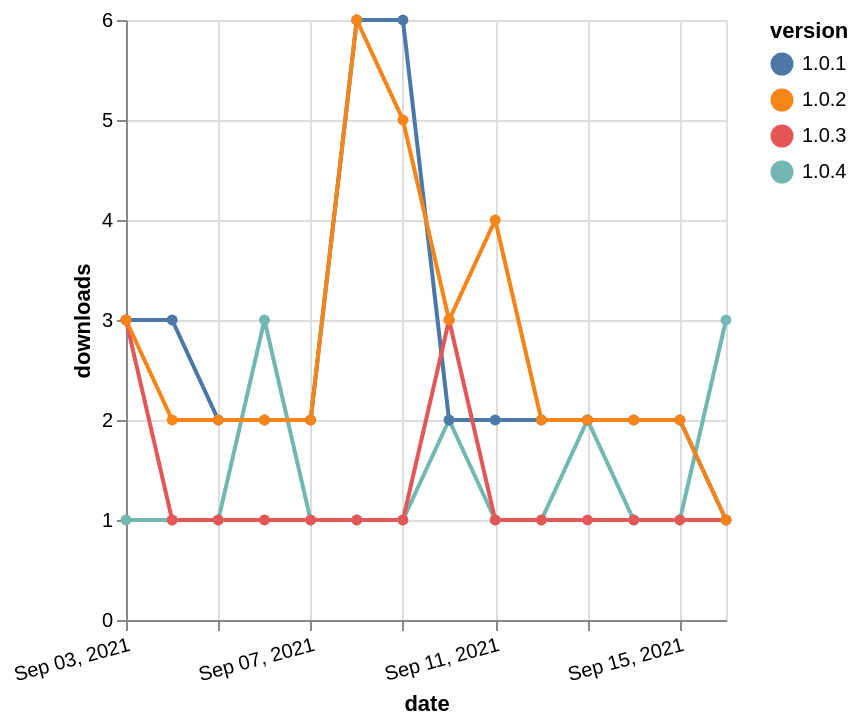

Source (Vega-Lite JSON):
### Vega-Lite specification from a JSON file in a GitHub repository (floating-point values rounded to 4 significant figures)
{"$schema": "https://vega.github.io/schema/vega-lite/v5.json", "description": "A simple bar chart with embedded data.", "data": {"values": [{"date": "2021-09-03", "total": 254, "delta": 1, "version": "1.0.4"}, {"date": "2021-09-04", "total": 255, "delta": 1, "version": "1.0.4"}, {"date": "2021-09-05", "total": 256, "delta": 1, "version": "1.0.4"}, {"date": "2021-09-06", "total": 259, "delta": 3, "version": "1.0.4"}, {"date": "2021-09-07", "total": 260, "delta": 1, "version": "1.0.4"}, {"date": "2021-09-08", "total": 261, "delta": 1, "version": "1.0.4"}, {"date": "2021-09-09", "total": 262, "delta": 1, "version": "1.0.4"}, {"date": "2021-09-10", "total": 264, "delta": 2, "version": "1.0.4"}, {"date": "2021-09-11", "total": 265, "delta": 1, "version": "1.0.4"}, {"date": "2021-09-12", "total": 266, "delta": 1, "version": "1.0.4"}, {"date": "2021-09-13", "total": 268, "delta": 2, "version": "1.0.4"}, {"date": "2021-09-14", "total": 269, "delta": 1, "version": "1.0.4"}, {"date": "2021-09-15", "total": 270, "delta": 1, "version": "1.0.4"}, {"date": "2021-09-16", "total": 273, "delta": 3, "version": "1.0.4"}, {"date": "2021-09-03", "total": 4035, "delta": 3, "version": "1.0.1"}, {"date": "2021-09-04", "total": 4038, "delta": 3, "version": "1.0.1"}, {"date": "2021-09-05", "total": 4040, "delta": 2, "version": "1.0.1"}, {"date": "2021-09-06", "total": 4042, "delta": 2, "version": "1.0.1"}, {"date": "2021-09-07", "total": 4044, "delta": 2, "version": "1.0.1"}, {"date": "2021-09-08", "total": 4050, "delta": 6, "version": "1.0.1"}, {"date": "2021-09-09", "total": 4056, "delta": 6, "version": "1.0.1"}, {"date": "2021-09-10", "total": 4058, "delta": 2, "version": "1.0.1"}, {"date": "2021-09-11", "total": 4060, "delta": 2, "version": "1.0.1"}, {"date": "2021-09-12", "total": 4062, "delta": 2, "version": "1.0.1"}, {"date": "2021-09-13", "total": 4064, "delta": 2, "version": "1.0.1"}, {"date": "2021-09-14", "total": 4066, "delta": 2, "version": "1.0.1"}, {"date": "2021-09-15", "total": 4068, "delta": 2, "version": "1.0.1"}, {"date": "2021-09-16", "total": 4069, "delta": 1, "version": "1.0.1"}, {"date": "2021-09-03", "total": 289, "delta": 3, "version": "1.0.3"}, {"date": "2021-09-04", "total": 290, "delta": 1, "version": "1.0.3"}, {"date": "2021-09-05", "total": 291, "delta": 1, "version": "1.0.3"}, {"date": "2021-09-06", "total": 292, "delta": 1, "version": "1.0.3"}, {"date": "2021-09-07", "total": 293, "delta": 1, "version": "1.0.3"}, {"date": "2021-09-08", "total": 294, "delta": 1, "version": "1.0.3"}, {"date": "2021-09-09", "total": 295, "delta": 1, "version": "1.0.3"}, {"date": "2021-09-10", "total": 298, "delta": 3, "version": "1.0.3"}, {"date": "2021-09-11", "total": 299, "delta": 1, "version": "1.0.3"}, {"date": "2021-09-12", "total": 300, "delta": 1, "version": "1.0.3"}, {"date": "2021-09-13", "total": 301, "delta": 1, "version": "1.0.3"}, {"date": "2021-09-14", "total": 302, "delta": 1, "version": "1.0.3"}, {"date": "2021-09-15", "total": 303, "delta": 1, "version": "1.0.3"}, {"date": "2021-09-16", "total": 304, "delta": 1, "version": "1.0.3"}, {"date": "2021-09-03", "total": 3902, "delta": 3, "version": "1.0.2"}, {"date": "2021-09-04", "total": 3904, "delta": 2, "version": "1.0.2"}, {"date": "2021-09-05", "total": 3906, "delta": 2, "version": "1.0.2"}, {"date": "2021-09-06", "total": 3908, "delta": 2, "version": "1.0.2"}, {"date": "2021-09-07", "total": 3910, "delta": 2, "version": "1.0.2"}, {"date": "2021-09-08", "total": 3916, "delta": 6, "version": "1.0.2"}, {"date": "2021-09-09", "total": 3921, "delta": 5, "version": "1.0.2"}, {"date": "2021-09-10", "total": 3924, "delta": 3, "version": "1.0.2"}, {"date": "2021-09-11", "total": 3928, "delta": 4, "version": "1.0.2"}, {"date": "2021-09-12", "total": 3930, "delta": 2, "version": "1.0.2"}, {"date": "2021-09-13", "total": 3932, "delta": 2, "version": "1.0.2"}, {"date": "2021-09-14", "total": 3934, "delta": 2, "version": "1.0.2"}, {"date": "2021-09-15", "total": 3936, "delta": 2, "version": "1.0.2"}, {"date": "2021-09-16", "total": 3937, "delta": 1, "version": "1.0.2"}]}, "width": "container", "mark": {"type": "line", "point": {"filled": true}}, "encoding": {"x": {"field": "date", "type": "temporal", "timeUnit": "yearmonthdate", "title": "date", "axis": {"labelAngle": -15}}, "y": {"field": "delta", "type": "quantitative", "title": "downloads"}, "color": {"field": "version", "type": "nominal"}, "tooltip": {"field": "delta"}}}
